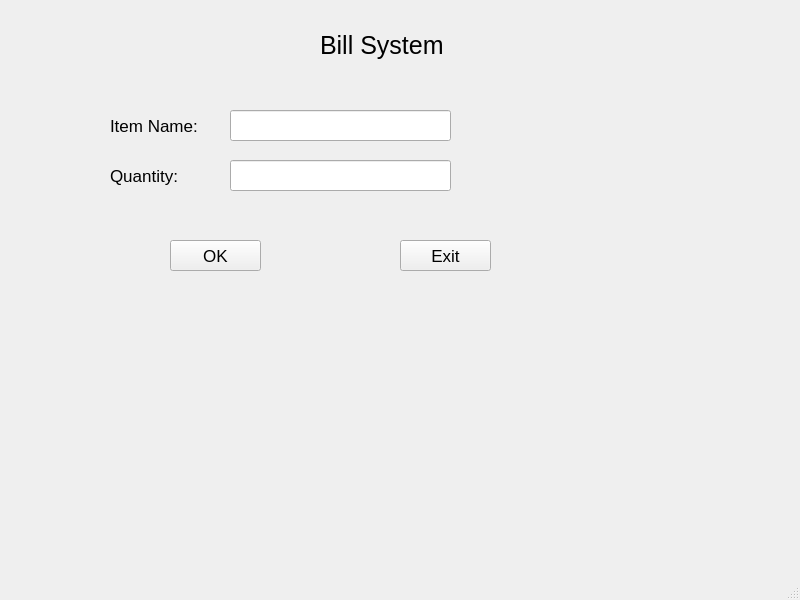
<?xml version="1.0" encoding="UTF-8"?>
<ui version="4.0">
 <class>MainWindow</class>
 <widget class="QMainWindow" name="MainWindow">
  <property name="geometry">
   <rect>
    <x>0</x>
    <y>0</y>
    <width>800</width>
    <height>600</height>
   </rect>
  </property>
  <property name="windowTitle">
   <string>MainWindow</string>
  </property>
  <widget class="QWidget" name="centralwidget">
   <widget class="QLabel" name="label">
    <property name="geometry">
     <rect>
      <x>320</x>
      <y>20</y>
      <width>161</width>
      <height>51</height>
     </rect>
    </property>
    <property name="styleSheet">
     <string notr="true">QLabel{
font-size: 25px;
}</string>
    </property>
    <property name="text">
     <string>Bill System </string>
    </property>
   </widget>
   <widget class="QLabel" name="label_2">
    <property name="geometry">
     <rect>
      <x>110</x>
      <y>110</y>
      <width>101</width>
      <height>31</height>
     </rect>
    </property>
    <property name="styleSheet">
     <string notr="true">QLabel{
font-size: 17px;
}</string>
    </property>
    <property name="text">
     <string>Item Name:</string>
    </property>
   </widget>
   <widget class="QLabel" name="label_3">
    <property name="geometry">
     <rect>
      <x>110</x>
      <y>160</y>
      <width>101</width>
      <height>31</height>
     </rect>
    </property>
    <property name="styleSheet">
     <string notr="true">QLabel{
font-size: 17px;
}</string>
    </property>
    <property name="text">
     <string>Quantity:</string>
    </property>
   </widget>
   <widget class="QLineEdit" name="lineEdit">
    <property name="geometry">
     <rect>
      <x>230</x>
      <y>110</y>
      <width>221</width>
      <height>31</height>
     </rect>
    </property>
    <property name="styleSheet">
     <string notr="true">QLineEdit{
font-size: 17px;
}</string>
    </property>
   </widget>
   <widget class="QLineEdit" name="lineEdit_2">
    <property name="geometry">
     <rect>
      <x>230</x>
      <y>160</y>
      <width>221</width>
      <height>31</height>
     </rect>
    </property>
    <property name="styleSheet">
     <string notr="true">QLineEdit{
font-size: 17px;
}</string>
    </property>
   </widget>
   <widget class="QPushButton" name="pushButton">
    <property name="geometry">
     <rect>
      <x>170</x>
      <y>240</y>
      <width>91</width>
      <height>31</height>
     </rect>
    </property>
    <property name="styleSheet">
     <string notr="true">QPushButton{
font-size: 17px;
}</string>
    </property>
    <property name="text">
     <string>OK</string>
    </property>
   </widget>
   <widget class="QPushButton" name="pushButton_2">
    <property name="geometry">
     <rect>
      <x>400</x>
      <y>240</y>
      <width>91</width>
      <height>31</height>
     </rect>
    </property>
    <property name="styleSheet">
     <string notr="true">QPushButton{
font-size: 17px;
}</string>
    </property>
    <property name="text">
     <string>Exit</string>
    </property>
   </widget>
  </widget>
  <widget class="QMenuBar" name="menubar">
   <property name="geometry">
    <rect>
     <x>0</x>
     <y>0</y>
     <width>800</width>
     <height>23</height>
    </rect>
   </property>
  </widget>
  <widget class="QStatusBar" name="statusbar"/>
 </widget>
 <resources/>
 <connections/>
</ui>
